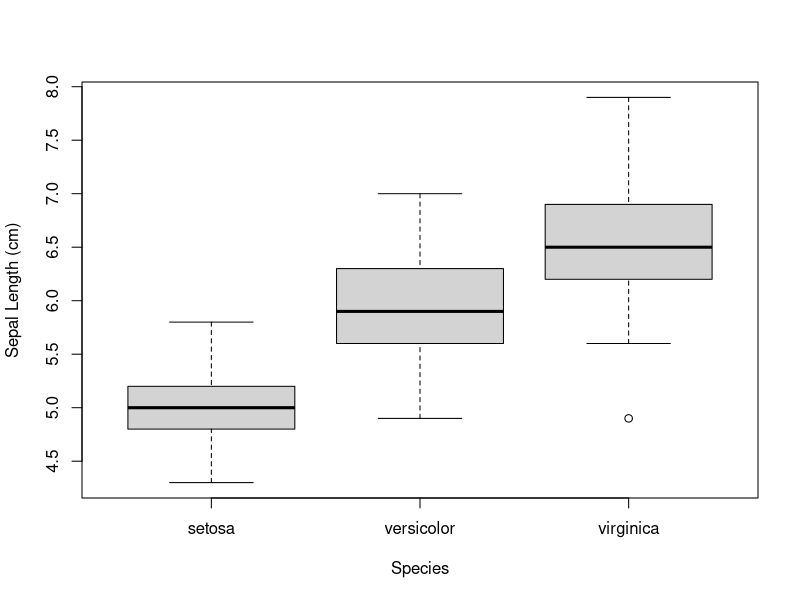
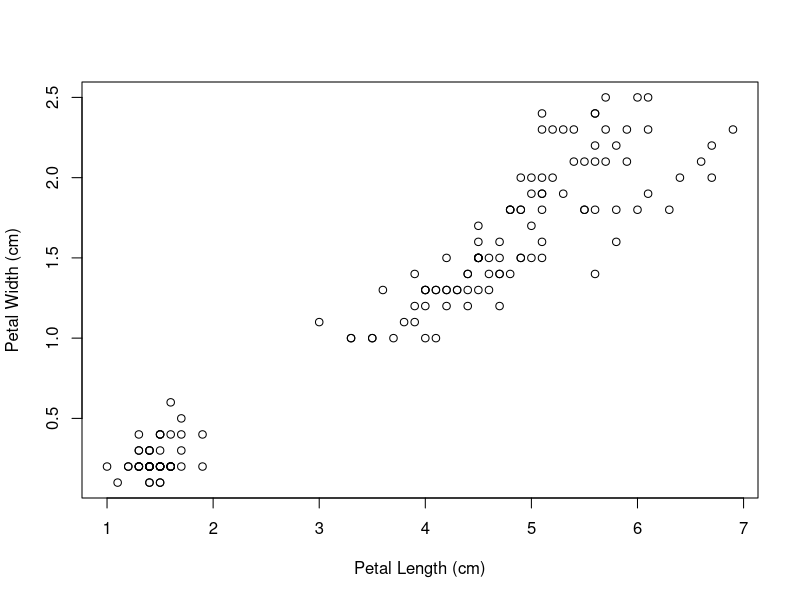

R code for these plots, in order:
## In Class Models 2: Model Coefficients
# Lina Clifford
# 11/8/2022
# Environmental Data Analysis

data(iris)

#Fit the linear model of sepal length as predicted by species
fit_species = 
  lm(
    Sepal.Length ~ Species,
    data = iris)

# and the model coefficient table
summary(fit_species)


#Create conditional box plot
boxplot( 
  Sepal.Length ~ Species, 
  data = iris, 
  ylab = "Sepal Length (cm)", 
  xlab = "Species") 

# test normality of residuals
shapiro.test(residuals(fit_species))

# petal length and width model now
plot(
  Petal.Width ~ Petal.Length,
  data = iris,
  xlab = "Petal Length (cm)",
  ylab = "Petal Width (cm)")
fit_petals = 
  lm(
    Petal.Width ~ Petal.Length,
    data = iris)
summary(fit_petals)


#shaprio on fit petals
residuals(fit_petals) 

shapiro.test(residuals(fit_petals)) 
